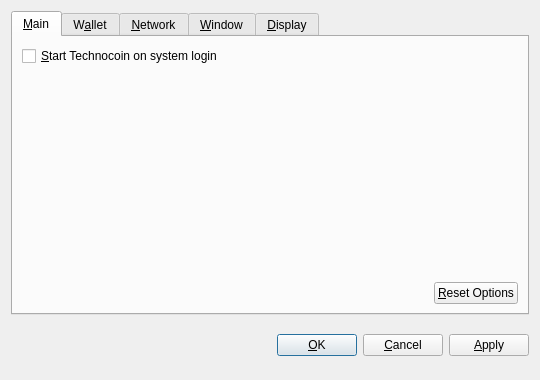
<?xml version="1.0" encoding="UTF-8"?>
<ui version="4.0">
 <class>OptionsDialog</class>
 <widget class="QDialog" name="OptionsDialog">
  <property name="geometry">
   <rect>
    <x>0</x>
    <y>0</y>
    <width>540</width>
    <height>380</height>
   </rect>
  </property>
  <property name="windowTitle">
   <string>Options</string>
  </property>
  <property name="modal">
   <bool>true</bool>
  </property>
  <layout class="QVBoxLayout" name="verticalLayout">
   <item>
    <widget class="QTabWidget" name="tabWidget">
     <property name="tabPosition">
      <enum>QTabWidget::North</enum>
     </property>
     <property name="currentIndex">
      <number>0</number>
     </property>
     <widget class="QWidget" name="tabMain">
      <attribute name="title">
       <string>&amp;Main</string>
      </attribute>
      <layout class="QVBoxLayout" name="verticalLayout_Main">
       <item>
        <widget class="QCheckBox" name="bitcoinAtStartup">
         <property name="toolTip">
          <string>Automatically start Technocoin after logging in to the system.</string>
         </property>
         <property name="text">
          <string>&amp;Start Technocoin on system login</string>
         </property>
        </widget>
       </item>
       <item>
        <spacer name="verticalSpacer_Main">
         <property name="orientation">
          <enum>Qt::Vertical</enum>
         </property>
         <property name="sizeHint" stdset="0">
          <size>
           <width>20</width>
           <height>40</height>
          </size>
         </property>
        </spacer>
       </item>
       <item>
        <layout class="QHBoxLayout" name="horizontalLayout_2_Main">
         <item>
          <spacer name="horizontalSpacer_2_Main">
           <property name="orientation">
            <enum>Qt::Horizontal</enum>
           </property>
           <property name="sizeHint" stdset="0">
            <size>
             <width>40</width>
             <height>20</height>
            </size>
           </property>
          </spacer>
         </item>
         <item>
          <widget class="QPushButton" name="resetButton">
           <property name="toolTip">
            <string>Reset all client options to default.</string>
           </property>
           <property name="text">
            <string>&amp;Reset Options</string>
           </property>
           <property name="autoDefault">
            <bool>false</bool>
           </property>
          </widget>
         </item>
        </layout>
       </item>
      </layout>
     </widget>
     <widget class="QWidget" name="tabWallet">
      <attribute name="title">
       <string>W&amp;allet</string>
      </attribute>
      <layout class="QVBoxLayout" name="verticalLayout_Network">
       <item>
        <widget class="QLabel" name="transactionFeeInfoLabel">
         <property name="text">
          <string>Optional transaction fee per kB that helps make sure your transactions are processed quickly. Most transactions are 1 kB.</string>
         </property>
         <property name="textFormat">
          <enum>Qt::PlainText</enum>
         </property>
         <property name="wordWrap">
          <bool>true</bool>
         </property>
        </widget>
       </item>
       <item>
        <layout class="QHBoxLayout" name="horizontalLayout_1_Main">
         <item>
          <widget class="QLabel" name="transactionFeeLabel">
           <property name="text">
            <string>Pay transaction &amp;fee</string>
           </property>
           <property name="textFormat">
            <enum>Qt::PlainText</enum>
           </property>
           <property name="buddy">
            <cstring>transactionFee</cstring>
           </property>
          </widget>
         </item>
         <item>
          <widget class="BitcoinAmountField" name="transactionFee"/>
         </item>
         <item>
          <spacer name="horizontalSpacer_1_Main">
           <property name="orientation">
            <enum>Qt::Horizontal</enum>
           </property>
           <property name="sizeHint" stdset="0">
            <size>
             <width>40</width>
             <height>20</height>
            </size>
           </property>
          </spacer>
         </item>
        </layout>
       </item>
       <item>
        <widget class="QLabel" name="label">
         <property name="text">
          <string>If you disable the spending of unconfirmed change, the change from a transaction cannot be used until that transaction has at least one confirmation. This also affects how your balance is computed.</string>
         </property>
         <property name="wordWrap">
          <bool>true</bool>
         </property>
        </widget>
       </item>
       <item>
        <widget class="QCheckBox" name="spendZeroConfChange">
         <property name="text">
          <string>Spend unconfirmed change  (experts only)</string>
         </property>
        </widget>
       </item>
       <item>
        <spacer name="verticalSpacer">
         <property name="orientation">
          <enum>Qt::Vertical</enum>
         </property>
         <property name="sizeHint" stdset="0">
          <size>
           <width>20</width>
           <height>40</height>
          </size>
         </property>
        </spacer>
       </item>
      </layout>
     </widget>
     <widget class="QWidget" name="tabNetwork">
      <attribute name="title">
       <string>&amp;Network</string>
      </attribute>
      <layout class="QVBoxLayout" name="verticalLayout_Network">
       <item>
        <widget class="QCheckBox" name="mapPortUpnp">
         <property name="toolTip">
          <string>Automatically open the Technocoin client port on the router. This only works when your router supports UPnP and it is enabled.</string>
         </property>
         <property name="text">
          <string>Map port using &amp;UPnP</string>
         </property>
        </widget>
       </item>
       <item>
        <widget class="QCheckBox" name="connectSocks">
         <property name="toolTip">
          <string>Connect to the Technocoin network through a SOCKS proxy (e.g. when connecting through Tor).</string>
         </property>
         <property name="text">
          <string>&amp;Connect through SOCKS proxy:</string>
         </property>
        </widget>
       </item>
       <item>
        <layout class="QHBoxLayout" name="horizontalLayout_Network">
         <item>
          <widget class="QLabel" name="proxyIpLabel">
           <property name="text">
            <string>Proxy &amp;IP:</string>
           </property>
           <property name="textFormat">
            <enum>Qt::PlainText</enum>
           </property>
           <property name="buddy">
            <cstring>proxyIp</cstring>
           </property>
          </widget>
         </item>
         <item>
          <widget class="QValidatedLineEdit" name="proxyIp">
           <property name="maximumSize">
            <size>
             <width>140</width>
             <height>16777215</height>
            </size>
           </property>
           <property name="toolTip">
            <string>IP address of the proxy (e.g. 127.0.0.1)</string>
           </property>
          </widget>
         </item>
         <item>
          <widget class="QLabel" name="proxyPortLabel">
           <property name="text">
            <string>&amp;Port:</string>
           </property>
           <property name="textFormat">
            <enum>Qt::PlainText</enum>
           </property>
           <property name="buddy">
            <cstring>proxyPort</cstring>
           </property>
          </widget>
         </item>
         <item>
          <widget class="QLineEdit" name="proxyPort">
           <property name="maximumSize">
            <size>
             <width>55</width>
             <height>16777215</height>
            </size>
           </property>
           <property name="toolTip">
            <string>Port of the proxy (e.g. 9050)</string>
           </property>
          </widget>
         </item>
         <item>
          <widget class="QLabel" name="socksVersionLabel">
           <property name="text">
            <string>SOCKS &amp;Version:</string>
           </property>
           <property name="textFormat">
            <enum>Qt::PlainText</enum>
           </property>
           <property name="buddy">
            <cstring>socksVersion</cstring>
           </property>
          </widget>
         </item>
         <item>
          <widget class="QValueComboBox" name="socksVersion">
           <property name="toolTip">
            <string>SOCKS version of the proxy (e.g. 5)</string>
           </property>
          </widget>
         </item>
         <item>
          <spacer name="horizontalSpacer_Network">
           <property name="orientation">
            <enum>Qt::Horizontal</enum>
           </property>
           <property name="sizeHint" stdset="0">
            <size>
             <width>40</width>
             <height>20</height>
            </size>
           </property>
          </spacer>
         </item>
        </layout>
       </item>
       <item>
        <spacer name="verticalSpacer_Network">
         <property name="orientation">
          <enum>Qt::Vertical</enum>
         </property>
         <property name="sizeHint" stdset="0">
          <size>
           <width>20</width>
           <height>40</height>
          </size>
         </property>
        </spacer>
       </item>
      </layout>
     </widget>
     <widget class="QWidget" name="tabWindow">
      <attribute name="title">
       <string>&amp;Window</string>
      </attribute>
      <layout class="QVBoxLayout" name="verticalLayout_Window">
       <item>
        <widget class="QCheckBox" name="minimizeToTray">
         <property name="toolTip">
          <string>Show only a tray icon after minimizing the window.</string>
         </property>
         <property name="text">
          <string>&amp;Minimize to the tray instead of the taskbar</string>
         </property>
        </widget>
       </item>
       <item>
        <widget class="QCheckBox" name="minimizeOnClose">
         <property name="toolTip">
          <string>Minimize instead of exit the application when the window is closed. When this option is enabled, the application will be closed only after selecting Quit in the menu.</string>
         </property>
         <property name="text">
          <string>M&amp;inimize on close</string>
         </property>
        </widget>
       </item>
       <item>
        <spacer name="verticalSpacer_Window">
         <property name="orientation">
          <enum>Qt::Vertical</enum>
         </property>
         <property name="sizeHint" stdset="0">
          <size>
           <width>20</width>
           <height>40</height>
          </size>
         </property>
        </spacer>
       </item>
      </layout>
     </widget>
     <widget class="QWidget" name="tabDisplay">
      <attribute name="title">
       <string>&amp;Display</string>
      </attribute>
      <layout class="QVBoxLayout" name="verticalLayout_Display">
       <item>
        <layout class="QHBoxLayout" name="horizontalLayout_1_Display">
         <item>
          <widget class="QLabel" name="langLabel">
           <property name="text">
            <string>User Interface &amp;language:</string>
           </property>
           <property name="textFormat">
            <enum>Qt::PlainText</enum>
           </property>
           <property name="buddy">
            <cstring>lang</cstring>
           </property>
          </widget>
         </item>
         <item>
          <widget class="QValueComboBox" name="lang">
           <property name="toolTip">
            <string>The user interface language can be set here. This setting will take effect after restarting Technocoin.</string>
           </property>
          </widget>
         </item>
        </layout>
       </item>
       <item>
        <layout class="QHBoxLayout" name="horizontalLayout_2_Display">
         <item>
          <widget class="QLabel" name="unitLabel">
           <property name="text">
            <string>&amp;Unit to show amounts in:</string>
           </property>
           <property name="textFormat">
            <enum>Qt::PlainText</enum>
           </property>
           <property name="buddy">
            <cstring>unit</cstring>
           </property>
          </widget>
         </item>
         <item>
          <widget class="QValueComboBox" name="unit">
           <property name="toolTip">
            <string>Choose the default subditechnocoin unit to show in the interface and when sending coins.</string>
           </property>
          </widget>
         </item>
        </layout>
       </item>
       <item>
        <widget class="QCheckBox" name="displayAddresses">
         <property name="toolTip">
          <string>Whether to show Technocoin addresses in the transaction list or not.</string>
         </property>
         <property name="text">
          <string>&amp;Display addresses in transaction list</string>
         </property>
        </widget>
       </item>
       <item>
        <widget class="QCheckBox" name="coinControlFeatures">
         <property name="toolTip">
          <string>Whether to show coin control features or not.</string>
         </property>
         <property name="text">
          <string>Display coin &amp;control features (experts only!)</string>
         </property>
        </widget>
       </item>
       <item>
        <spacer name="verticalSpacer_Display">
         <property name="orientation">
          <enum>Qt::Vertical</enum>
         </property>
         <property name="sizeHint" stdset="0">
          <size>
           <width>20</width>
           <height>40</height>
          </size>
         </property>
        </spacer>
       </item>
      </layout>
     </widget>
    </widget>
   </item>
   <item>
    <layout class="QHBoxLayout" name="horizontalLayout_Buttons">
     <item>
      <spacer name="horizontalSpacer_1">
       <property name="orientation">
        <enum>Qt::Horizontal</enum>
       </property>
       <property name="sizeHint" stdset="0">
        <size>
         <width>40</width>
         <height>48</height>
        </size>
       </property>
      </spacer>
     </item>
     <item>
      <widget class="QLabel" name="statusLabel">
       <property name="font">
        <font>
         <weight>75</weight>
         <bold>true</bold>
        </font>
       </property>
       <property name="text">
        <string/>
       </property>
       <property name="textFormat">
        <enum>Qt::PlainText</enum>
       </property>
       <property name="wordWrap">
        <bool>true</bool>
       </property>
      </widget>
     </item>
     <item>
      <spacer name="horizontalSpacer_2">
       <property name="orientation">
        <enum>Qt::Horizontal</enum>
       </property>
       <property name="sizeHint" stdset="0">
        <size>
         <width>40</width>
         <height>48</height>
        </size>
       </property>
      </spacer>
     </item>
     <item>
      <widget class="QPushButton" name="okButton">
       <property name="text">
        <string>&amp;OK</string>
       </property>
      </widget>
     </item>
     <item>
      <widget class="QPushButton" name="cancelButton">
       <property name="text">
        <string>&amp;Cancel</string>
       </property>
       <property name="autoDefault">
        <bool>false</bool>
       </property>
      </widget>
     </item>
     <item>
      <widget class="QPushButton" name="applyButton">
       <property name="text">
        <string>&amp;Apply</string>
       </property>
       <property name="autoDefault">
        <bool>false</bool>
       </property>
      </widget>
     </item>
    </layout>
   </item>
  </layout>
 </widget>
 <customwidgets>
  <customwidget>
   <class>BitcoinAmountField</class>
   <extends>QSpinBox</extends>
   <header>bitcoinamountfield.h</header>
  </customwidget>
  <customwidget>
   <class>QValueComboBox</class>
   <extends>QComboBox</extends>
   <header>qvaluecombobox.h</header>
  </customwidget>
  <customwidget>
   <class>QValidatedLineEdit</class>
   <extends>QLineEdit</extends>
   <header>qvalidatedlineedit.h</header>
  </customwidget>
 </customwidgets>
 <resources/>
 <connections/>
</ui>
